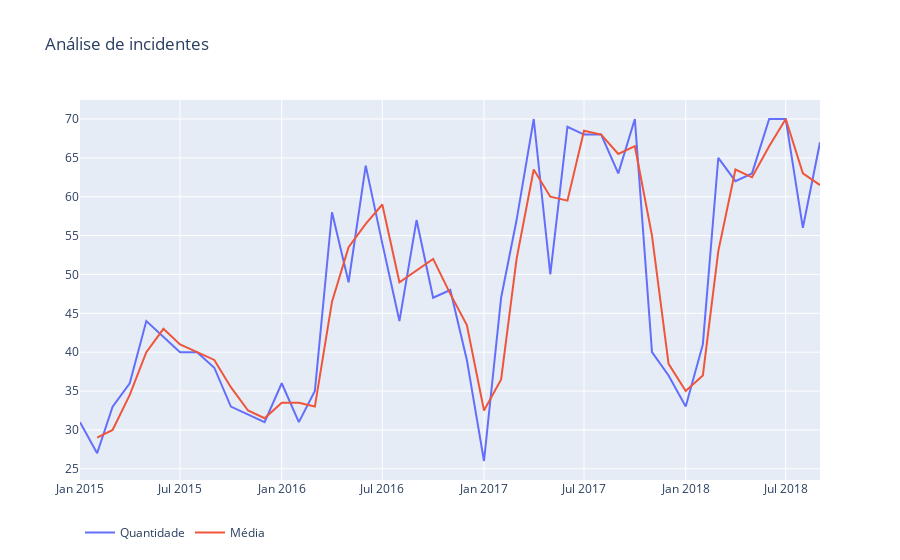

The notebook cell this image was saved under:
### Code cell
# 6- Qual foi a média de incidentes por mês envolvendo crianças (Child)?
# Gráfico com a média de incidentes por mês envolvendo crianças

grid = make_subplots(rows=1, cols=1)

grid.add_trace(
    go.Scatter(
        x=df_child['Data'],
        y=df_child['Quantidade'],
        mode='lines',
        name='Quantidade'
    ),
    row=1, col=1
)

grid.add_trace(
    go.Scatter(
        x=df_child['Data'],
        y=df_child['Media'],
        mode='lines',
        name='Média'
    ),
    row=1, col=1
)

grid.update_layout(
    title='Análise de incidentes',
    
    #Ajustes Plotly
    legend=dict(
        orientation='h',
    )
)
